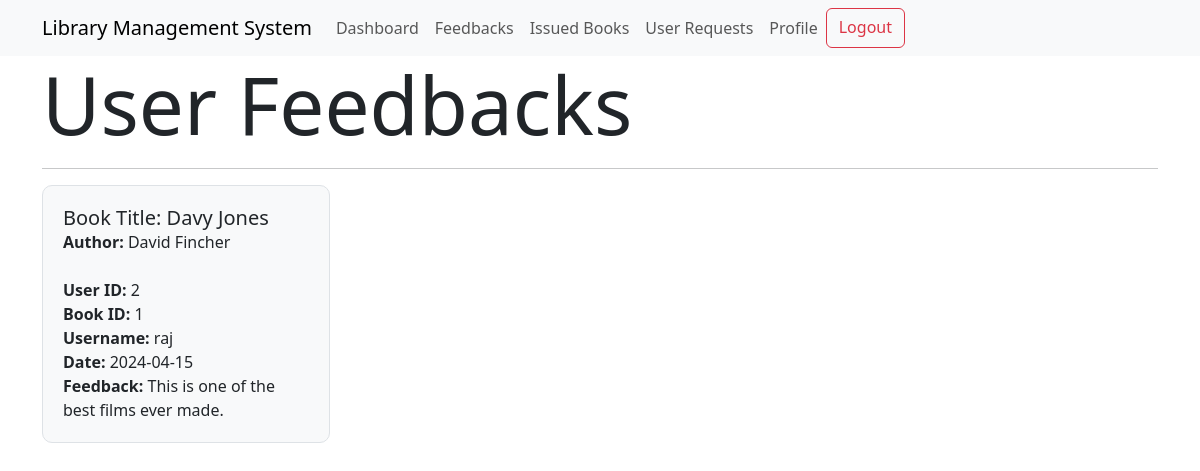
Page /show_feedbacks (signed in) on the earlier database version.
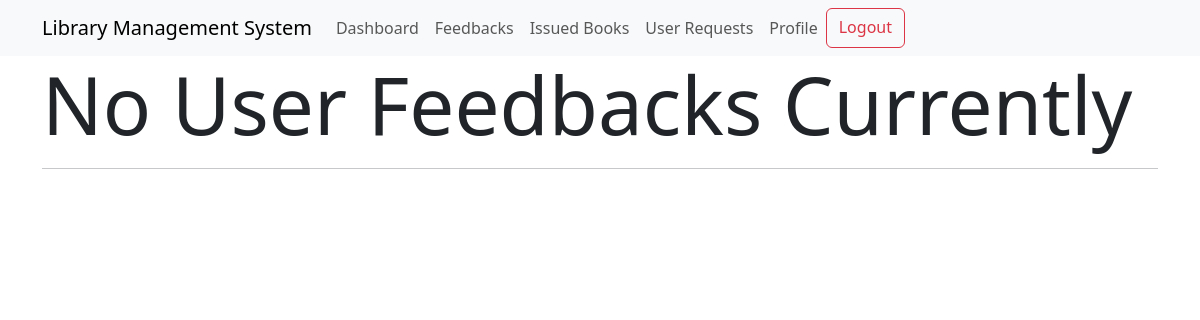
Same page on the later database version.
### models.py (models this page shows)
class Feedbacks(db.Model):
    id = db.Column(db.Integer, primary_key=True)
    user_id = db.Column(db.Integer, db.ForeignKey("user.id"), nullable=False)
    book_id = db.Column(db.Integer, db.ForeignKey("books.id"), nullable=False)
    username = db.Column(db.String(32), nullable=False)
    book_name = db.Column(db.String(32))
    author = db.Column(db.String(64))
    date_of_feedback = db.Column(db.Date, nullable=False)
    feedback = db.Column(db.Text, nullable=False)

### routes.py (the view)
@app.route("/show_feedbacks")
@admin_required
def show_feedbacks():
    feedbacks = Feedbacks.query.all()
    return render_template("show_feedbacks.html", feedbacks=feedbacks)

### routes.py (called while the page is built)
def admin_required(func):
    @wraps(func)
    def inner(*args, **kwargs):
        if "user_id" not in session:
            return redirect(url_for("login"))
        user = User.query.get(session["user_id"])
        if not user.is_admin:
            flash("You are not authorized to access this page")
            return redirect(url_for("index"))
        return func(*args, **kwargs)
    return inner

### templates/show_feedbacks.html (shortened to what this page needs)
{% extends 'layout.html' %}
{% block content %}
{% if session['is_admin'] and feedbacks|length == 0 %}
<h1 class="display-1">No User Feedbacks Currently</h1>
<hr>
{% elif session['is_admin'] and feedbacks|length > 0%}
<h1 class="display-1">User Feedbacks</h1>
<hr>
<div class="feedbacks-list">
    {% for feedback in feedbacks %}
    <div class="feedbacks" style="width: 18rem; margin-right: 20px">
        <div class="feedback-body">
            <h5 class="card-title">Book Title: {{feedback.book_name}}</h5>
            <div class="author"><strong>Author:</strong> {{feedback.author}}</div>
            <br>
            {% if session['is_admin'] %}
            <div><strong>User ID:</strong> {{feedback.user_id}}</div>
            <div><strong>Book ID:</strong> {{feedback.book_id}}</div>
            {% endif %}
            <div><strong>Username:</strong> {{feedback.username}}</div>
            <div><strong>Date:</strong> {{feedback.date_of_feedback}}</div>
            <div><strong>Feedback:</strong> {{feedback.feedback}}</div>
        </div>
    </div>
    {% endfor %}
</div>
{% elif not session['is_admin'] and feedbacks|length == 0 %}
<h1 class="display-1">Be the first to give a feedback</h1>
<hr>
{% endif %}
{% endblock %}

Differences in the rows shown:
removed Feedbacks: book_name "Davy Jones", author "David Fincher", user_id "2", book_id "1", username "raj", date_of_feedback "2024-04-15", feedback "This is one of the best films ever made."
Other differences:
text no longer shown: "User Feedbacks"
text now shown: "No User Feedbacks Currently"
